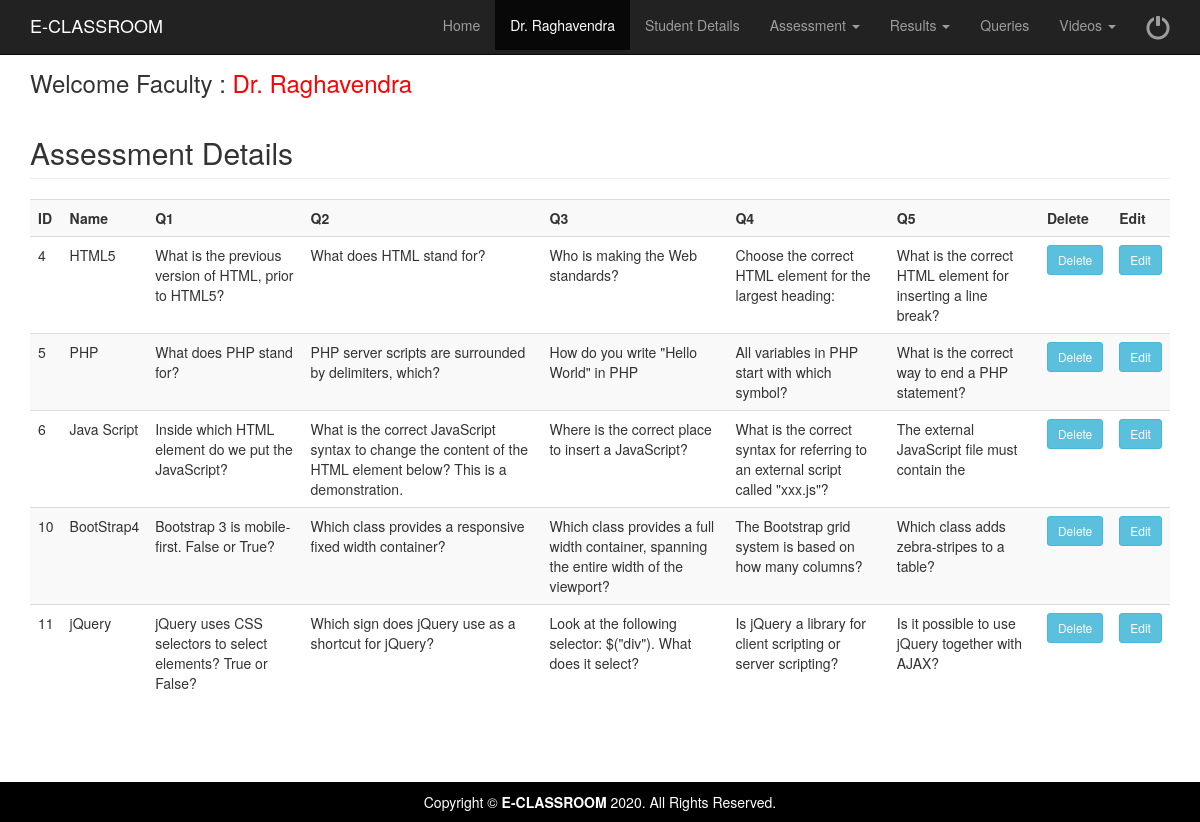
The app's page /manageassessment.php (signed in) with its own data.
### tables this page shows
CREATE TABLE `examdetails` (
  `ExamID` int(50) NOT NULL,
  `ExamName` varchar(50) NOT NULL,
  `Q1` varchar(10000) NOT NULL,
  `Q2` varchar(10000) NOT NULL,
  `Q3` varchar(10000) NOT NULL,
  `Q4` varchar(10000) NOT NULL,
  `Q5` varchar(10000) NOT NULL
);

### manageassessment.php (the view, shortened to what this page needs)
<?php include('fhead.php');  ?>
<div class="container">
	<div class="row">
		<div class=" col-md-12">
			<h3> Welcome Faculty : <a href="welcomefaculty.php" ><span style="color:#FF0004"> <?php echo $fname; ?></span></a> </h3>
			<?php
				include('database.php');
				$sql="SELECT * FROM examdetails";
				$rs=mysqli_query($connect,$sql);
				echo "<h2 class='page-header'>Assessment Details</h2>";
				echo "<div class='table-responsive'> <table class='table table-striped' style='width:100%'>
				<tr>
					<th>ID</th>
					<th>Name</th>
					<th>Q1</th>
					<th>Q2</th>
					<th>Q3</th>
					<th>Q4</th>
					<th>Q5</th>
					<th>Delete</th>
					<th>Edit</th>
				</tr>";
				while($row=mysqli_fetch_array($rs))
				{
				?>
			<tr>
				<td>
					<?PHP echo $row['ExamID'];?>
				</td>
				<td>
					<?PHP echo $row['ExamName'];?>
				</td>
				<td>
					<?PHP echo $row['Q1'];?>
				</td>
				<td>
					<?PHP echo $row['Q2'];?>
				</td>
				<td>
					<?PHP echo $row['Q3'];?>
				</td>
				<td>
					<?PHP echo $row['Q4'];?>
				</td>
				<td>
					<?PHP echo $row['Q5'];?>
				</td>
				<td><a href="manageassessment.php?deleteid=<?php echo $row['ExamID']; ?>"> <input type="button" Value="Delete"  class="btn btn-info btn-sm"  data-toggle="modal" data-target="#myModal"></a>
				<td><a href="manageassessment2.php?editassid=<?php echo $row['ExamID']; ?>"> <input type="button" Value="Edit"  class="btn btn-info btn-sm"  data-toggle="modal" data-target="#myModal"></a>
				</td>
				</td>
			</tr>
			<?php
			}
			?>
			</table>
			</div>
		</div>
	</div>
	<?php include('allfoot.php');  ?>

### css/modern-business.css (style rules this page uses)
html, body { height: 100%; }
body { padding-top: 50px; }

### records on screen
examdetails: ExamID "4", ExamName "HTML5", Q1 "What is the previous version of HTML, prior to HTML5?", Q2 "What does HTML stand for?", Q3 "Who is making the Web standards?", Q4 "Choose the correct HTML element for the largest heading:", Q5 "What is the correct HTML element for inserting a line break?"
examdetails: ExamID "5", ExamName "PHP", Q1 "What does PHP stand for?", Q2 "PHP server scripts are surrounded by delimiters, which?", Q3 "How do you write \"Hello World\" in PHP", Q4 "All variables in PHP start with which symbol?", Q5 "What is the correct way to end a PHP statement?"
examdetails: ExamID "6", ExamName "Java Script", Q1 "Inside which HTML element do we put the JavaScript?", Q2 "What is the correct JavaScript syntax to change the content of the HTML element below? This is a demonstration.", Q3 "Where is the correct place to insert a JavaScript?", Q4 "What is the correct syntax for referring to an external script called \"xxx.js\"?", Q5 "The external JavaScript file must contain the"
examdetails: ExamID "10", ExamName "BootStrap4", Q1 "Bootstrap 3 is mobile-first. False or True?", Q2 "Which class provides a responsive fixed width container?", Q3 "Which class provides a full width container, spanning the entire width of the viewport?", Q4 "The Bootstrap grid system is based on how many columns?", Q5 "Which class adds zebra-stripes to a table?"
examdetails: ExamID "11", ExamName "jQuery", Q1 "jQuery uses CSS selectors to select elements? True or False?", Q2 "Which sign does jQuery use as a shortcut for jQuery?", Q3 "Look at the following selector: $(\"div\"). What does it select?", Q4 "Is jQuery a library for client scripting or server scripting?", Q5 "Is it possible to use jQuery together with AJAX?"

### other values on screen
$fname "Dr. Raghavendra"
